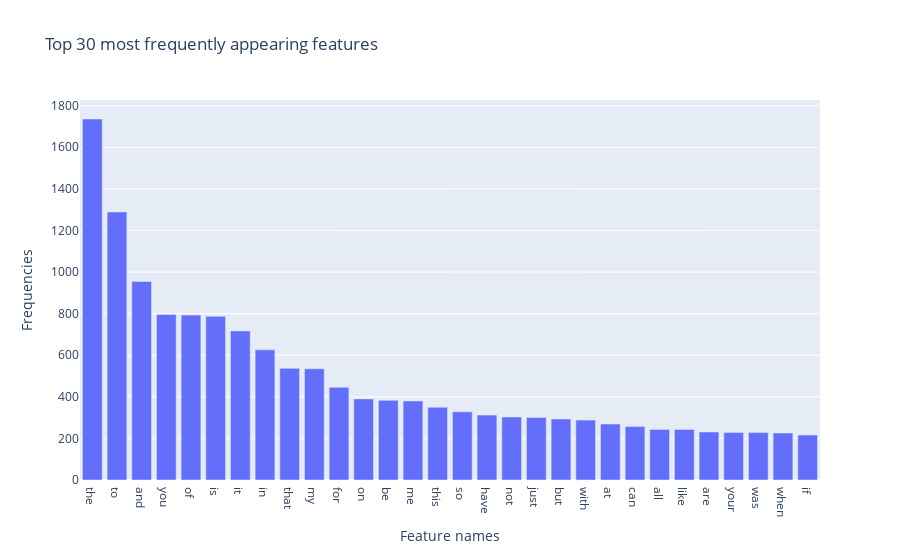

The notebook cell saved with this chart:
### Code cell
import plotly.express as px

train_tf = sum_train_count.tolist()

p_x = count_vect.get_feature_names_out()[train_index[0:30]]
p_y = [train_tf[i] for i in train_index[0:30]]

fig = px.bar(x=p_x, y=p_y, category_orders=p_x, 
            labels={'x':'Feature names', 'y':'Frequencies'}, 
            title="Top 30 most frequently appearing features")
fig.show()

### Figure 1 — Plotly figure (JSON) as saved in the notebook; plotly's stock layout.template omitted (floating-point values rounded to 4 significant figures)
{"data": [{"alignmentgroup": "True", "hovertemplate": "Feature names=%{x}<br>Frequencies=%{y}<extra></extra>", "legendgroup": "", "marker": {"color": "#636efa", "pattern": {"shape": ""}}, "name": "", "offsetgroup": "", "orientation": "v", "showlegend": false, "textposition": "auto", "type": "bar", "x": ["the", "to", "and", "you", "of", "is", "it", "in", "that", "my", "for", "on", "be", "me", "this", "so", "have", "not", "just", "but", "with", "at", "can", "all", "like", "are", "your", "was", "when", "if"], "xaxis": "x", "y": [1736, 1289, 955, 796, 793, 787, 717, 626, 537, 535, 446, 390, 383, 380, 350, 328, 312, 303, 301, 293, 288, 269, 257, 243, 243, 231, 229, 228, 226, 216], "yaxis": "y"}], "layout": {"barmode": "relative", "legend": {"tracegroupgap": 0}, "title": {"text": "Top 30 most frequently appearing features"}, "xaxis": {"anchor": "y", "domain": [0, 1], "title": {"text": "Feature names"}}, "yaxis": {"anchor": "x", "domain": [0, 1], "title": {"text": "Frequencies"}}}}
